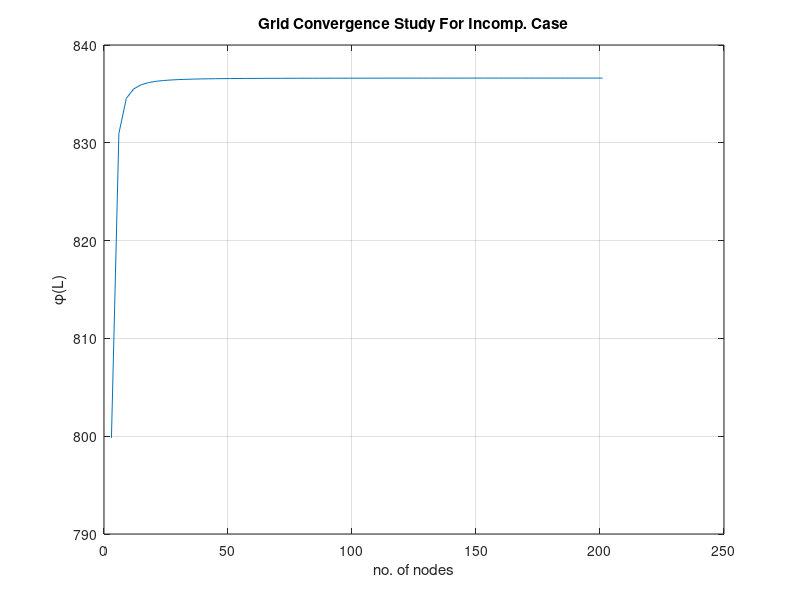
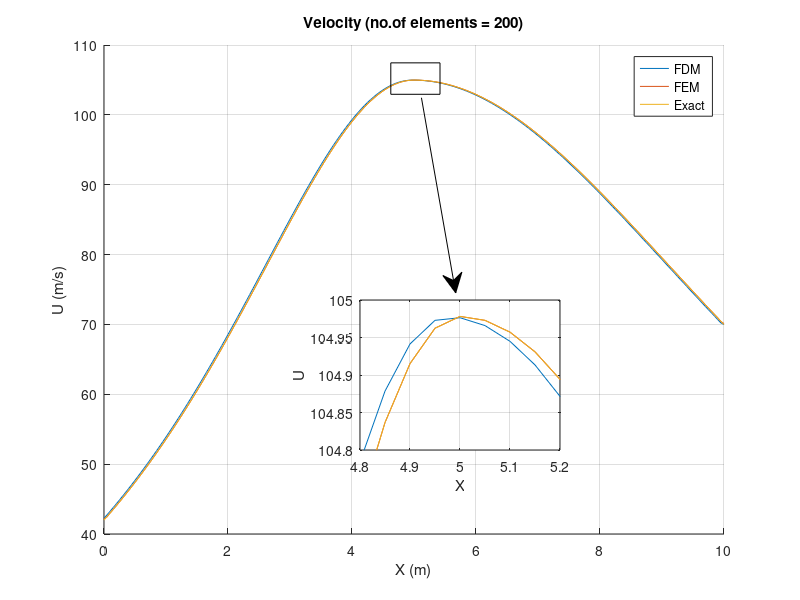
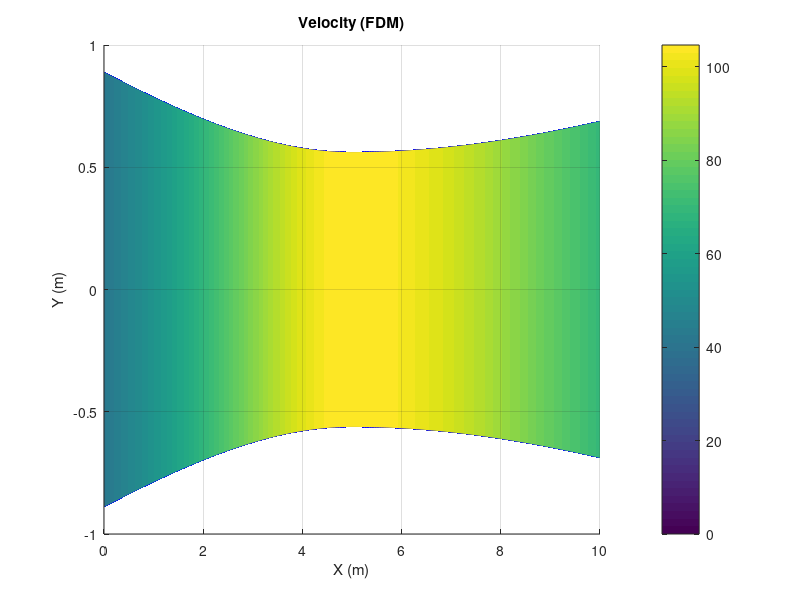
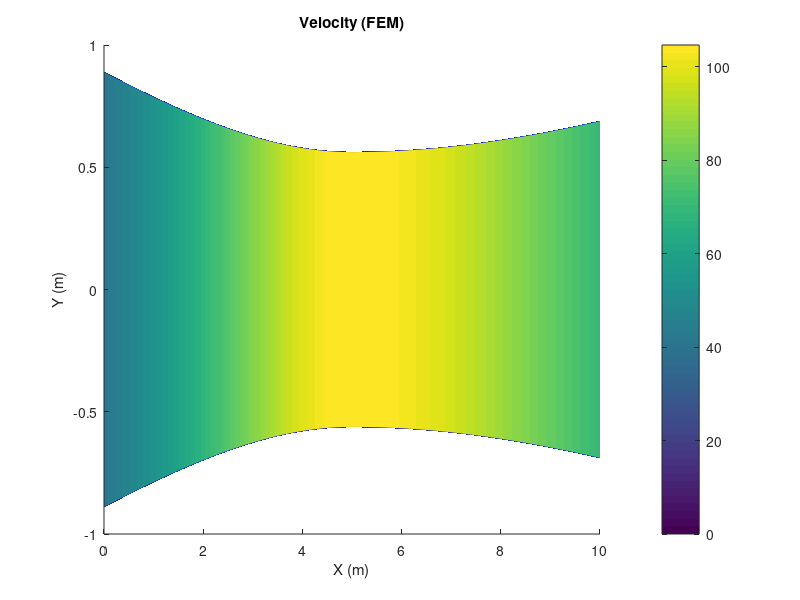

MATLAB code for these plots, in order:
clc
clear
close all
%% General Inputs 
L=10;                              %total Length
l_m=L/2;
rho_0=1.225;
P_L=2.97e5;
P_0=3e5;
a_0=343;
R=287;
T_0=293;
gamma=1.4;

%%%%%%%%%%%%%%%%%%%%%%%%%%%%%%%% Incomp. Case %%%%%%%%%%%%%%%%%%%%%%%%%%%%%%
%% Inputs For Incomp. Case
EN=2:3:200;                        %no. of elements @ diff. cases
NN=zeros(1,length(EN));            %no. of nodes @ each case
delta_x=zeros(1,length(EN));
for i=1:length(EN)
    NN(i)=EN(i)+1;
    delta_x(i)=L/EN(i);           
end
A_L=0.15*L;
phi_x_L=sqrt((2*(P_0-P_L))/rho_0);

%% Local and Global matrix
phi=nan(max(NN),length(NN));
phi_L=zeros(1,length(NN));
phi_L_2=zeros(1,length(NN));
for i=1:length(NN)
    K_global=zeros(NN(i),NN(i));
    j=1;
    while j<=EN(i)
        N_1=j;
        N_2=j+1;
        x_1=delta_x(i)*(j-1);
        x_2=delta_x(i)*j;
        
        if x_1<l_m && x_2<=l_m
            A_1=(L/10)*(x_1+(L/4)*((((2*x_1)/L)-1)^3));
            A_2=(L/10)*(x_2+(L/4)*((((2*x_2)/L)-1)^3));
            k=(A_2-A_1)/((delta_x(i))^2);
            K_global(N_1,N_1)=K_global(N_1,N_1)+k;
            K_global(N_1,N_2)=K_global(N_1,N_2)-k;
            K_global(N_2,N_1)=K_global(N_2,N_1)-k;
            K_global(N_2,N_2)=K_global(N_2,N_2)+k;
        elseif x_1>=l_m && x_2>l_m
            A_1=(L/10)*(x_1+(L/12)*((((2*x_1)/L)-1)^3));
            A_2=(L/10)*(x_2+(L/12)*((((2*x_2)/L)-1)^3));
            k=(A_2-A_1)/((delta_x(i))^2);
            K_global(N_1,N_1)=K_global(N_1,N_1)+k;
            K_global(N_1,N_2)=K_global(N_1,N_2)-k;
            K_global(N_2,N_1)=K_global(N_2,N_1)-k;
            K_global(N_2,N_2)=K_global(N_2,N_2)+k;
        elseif x_1<l_m && x_2>l_m
            delta_x_1=l_m-x_1;
            delta_x_2=x_2-l_m+delta_x(i);
            x_2_n=l_m+delta_x_2;
            A_1=(L/10)*(x_1+(L/4)*((((2*x_1)/L)-1)^3));
            A_2=(L/10)*(l_m+(L/4)*((((2*l_m)/L)-1)^3));
            A_3=(L/10)*(x_2_n+(L/12)*((((2*x_2_n)/L)-1)^3));
            k_1=(A_2-A_1)/((delta_x_1)^2);
            k_2=(A_3-A_2)/((delta_x_2)^2);
            K_global(N_1,N_1)=K_global(N_1,N_1)+k_1;
            K_global(N_1,N_2)=K_global(N_1,N_2)-k_1;
            K_global(N_2,N_1)=K_global(N_2,N_1)-k_1;
            K_global(N_2,N_2)=K_global(N_2,N_2)+k_1;
            K_global(N_1+1,N_1+1)=K_global(N_1+1,N_1+1)+k_2;
            K_global(N_1+1,N_2+1)=K_global(N_1+1,N_2+1)-k_2;
            K_global(N_2+1,N_1+1)=K_global(N_2+1,N_1+1)-k_2;
            K_global(N_2+1,N_2+1)=K_global(N_2+1,N_2+1)+k_2;
            j=j+1;
        end
        j=j+1;
    end
    % B.Cs.
    K_t=K_global(1,1);
    K_global(1,:)=0;
    K_global(:,1)=0;
    K_global(1,1)=K_t;
    rhs=zeros(NN(i),1);
    rhs(NN(i),1)=A_L*phi_x_L;
    phi_t=linsolve(K_global,rhs);
    for n=1:NN(i)
        phi(n,i)=phi_t(n);
    end
    phi_L(1,i)=phi_t(NN(i));
    phi_L_2(1,i)=phi_t(floor(NN(i)/2)+1);

end

%% Grid Convergence Study
figure
plot(NN,phi_L)
xlabel('no. of nodes')
ylabel('\phi(L)')
title('Grid Convergence Study For Incomp. Case')
grid on

%% Velocity
phi_f=phi(:,length(NN));
u_fd=zeros(length(phi_f),1);
u_fe=zeros(length(phi_f),1);
u_ex=zeros(length(phi_f),1);
X=zeros(length(phi_f),1);
A=zeros(length(phi_f),1);
Y=zeros(length(phi_f),2);
for i=1:(length(u_fd)-1)
    X(i+1,1)=delta_x(length(delta_x))*i;   
end
for i=1:length(X)
    if X(i)<=l_m
        A(i,1)=(L/10)*(1+1.5*((((2*X(i,1))/L)-1)^2));   
    else
        A(i,1)=(L/10)*(1+0.5*((((2*X(i,1))/L)-1)^2));  
    end
end
for i=1:length(X)
    Y(i,1)=sqrt(A(i,1)/pi); 
    Y(i,2)=-1*sqrt(A(i,1)/pi);  
end
% FDM
for i=1:length(u_fd)
    if i<length(u_fd)
        u_fd(i,1)=(phi_f(i+1,1)-phi_f(i,1))/delta_x(length(delta_x));
    else
        u_fd(i,1)=phi_x_L;
    end
    
end

% FEM
M_global=zeros(length(u_fe),length(u_fe));
rhs_u=zeros(length(u_fe),1);
for i=1:(length(u_fe)-1)
        n_1=i;
        n_2=i+1;
        M_local_1=delta_x(length(EN))/3;
        M_local_2=delta_x(length(EN))/6;
        M_global(n_1,n_1)=M_global(n_1,n_1)+M_local_1;
        M_global(n_1,n_2)=M_global(n_1,n_2)+M_local_2;
        M_global(n_2,n_1)=M_global(n_2,n_1)+M_local_2;
        M_global(n_2,n_2)=M_global(n_2,n_2)+M_local_1;
        rhs_u(i,1)=rhs_u(i,1)+((phi_f(i+1,1)-phi_f(i,1))/2);
        rhs_u(i+1,1)=((phi_f(i+1,1)-phi_f(i,1))/2);
end
u_fe=linsolve(M_global,rhs_u);

% Exact
for i=1:length(u_ex)
    if i<length(u_ex)
        u_ex(i,1)=(phi_x_L*A(length(u_ex),1))/A(i,1);
    else
        u_ex(i,1)=phi_x_L;
    end
    
end

%Plot
figure
hold on
plot(X,u_fd)
plot(X,u_fe)
plot(X,u_ex)
xlabel('X (m)')
ylabel('U (m/s)')
title('Velocity (no.of elements = 200)')
legend('FDM','FEM','Exact')
grid on
axes1 = axes('Position',[0.45 0.25 0.25 0.25]);
hold(axes1,'on');
plot(X,u_fd,'parent',axes1);
plot(X,u_ex,'parent',axes1);
plot(X,u_fe,'parent',axes1);
ylabel('U');
xlabel('X');
xlim(axes1,[4.8 5.2]);
ylim(axes1,[104.8 105]);
box(axes1,'on');
grid(axes1,'on');
annotation('rectangle',[0.4885 0.842857142857143 0.0614999999999999 0.0523809523809555]);
annotation('arrow',[0.526785714285714 0.569642857142857], [0.837095238095238 0.511904761904762]);

% Nozzle Shape
y_1=[1 -1;Y(1,1) Y(1,2);Y(length(Y),1) Y(length(Y),2);1 -1];
x_1=[0 0;0 0;L L;L L];
y=linspace(-1,1,length(X));
y=y.';

%FDM
figure
U_fd=zeros(length(u_fd),length(u_fd));
for i=1:length(u_fd)
    U_fd(i,:)=u_fd;
end
hold on
contourf(X,y,U_fd,201,'linestyle','none')
plot(X,Y(:,1),'b')
plot(X,Y(:,2),'b')
patch(X,Y(:,1),'w','LineStyle','none')
patch(X,Y(:,2),'w','LineStyle','none')
patch(x_1,y_1,'w','LineStyle','none')
colorbar
grid on
xlabel('X (m)')
ylabel('Y (m)')
title('Velocity (FDM)')

%FEM
figure
U_fe=zeros(length(u_fe),length(u_fe));
for i=1:length(u_fe)
    U_fe(i,:)=u_fe;
end
hold on
contourf(X,y,U_fe,201,'linestyle','none')
plot(X,Y(:,1),'b')
plot(X,Y(:,2),'b')
patch(X,Y(:,1),'w','LineStyle','none')
patch(X,Y(:,2),'w','LineStyle','none')
patch(x_1,y_1,'w','LineStyle','none')
colorbar
xlabel('X (m)')
ylabel('Y (m)')
title('Velocity (FEM)')

%Exact
figure
U_ex=zeros(length(u_ex),length(u_ex));
for i=1:length(u_ex)
    U_ex(i,:)=u_ex;
end
hold on
contourf(X,y,U_ex,201,'linestyle','none')
plot(X,Y(:,1),'b')
plot(X,Y(:,2),'b')
patch(X,Y(:,1),'w','LineStyle','none')
patch(X,Y(:,2),'w','LineStyle','none')
patch(x_1,y_1,'w','LineStyle','none')
colorbar
xlabel('X (m)')
ylabel('Y (m)')
title('Velocity (Exact)')

%% Mass Flow Rate
m_dot=zeros(length(u_fe),1);
for i=1:length(m_dot)
    m_dot(i,1)=rho_0*A(i,1)*u_fe(i,1);
end

%Plot
figure
hold on
plot(X,m_dot)
xlabel('X (m)')
ylabel('m^{.} (kg/s)')
title('Mass Flow Rate (no.of elements = 200)')
grid on

%Nozzle Shape
figure
M_dot=zeros(length(m_dot),length(m_dot));
for i=1:length(m_dot)
    M_dot(i,:)=m_dot;
end
hold on
contourf(X,y,M_dot,201,'linestyle','none')
plot(X,Y(:,1),'b')
plot(X,Y(:,2),'b')
patch(X,Y(:,1),'w','LineStyle','none')
patch(X,Y(:,2),'w','LineStyle','none')
patch(x_1,y_1,'w','LineStyle','none')
colorbar
xlabel('X (m)')
ylabel('Y (m)')
title('Mass Flow Rate')

%% Pressure
p=zeros(length(u_fe),1);
for i=1:length(p)
    p(i,1)=(P_0-0.5*rho_0*(u_fe(i,1)^2))/100000;
end

%Plot
figure
hold on
plot(X,p)
xlabel('X (m)')
ylabel('Pressure (bar)')
title('Pressure (no.of elements = 200)')
grid on

%Nozzle Shape
figure
P=zeros(length(p),length(p));
for i=1:length(p)
    P(i,:)=p;
end
hold on
contourf(X,y,P,201,'linestyle','none')
plot(X,Y(:,1),'b')
plot(X,Y(:,2),'b')
patch(X,Y(:,1),'w','LineStyle','none')
patch(X,Y(:,2),'w','LineStyle','none')
patch(x_1,y_1,'w','LineStyle','none')
colorbar
xlabel('X (m)')
ylabel('Y (m)')
title('Pressure')

%%
%%%%%%%%%%%%%%%%%%%%%%%%%%%%%%%% comp. Case %%%%%%%%%%%%%%%%%%%%%%%%%%%%%%%%
%% Inputs For Comp. Case
EN_comp=[10 20 40 50 100];              %no. of elements @ diff. cases
NN_comp=zeros(1,length(EN_comp));            %no. of nodes @ each case
l_e=zeros(1,length(EN_comp));
for i=1:length(EN_comp)
    NN_comp(i)=EN_comp(i)+1;
    l_e(i)=L/EN_comp(i);           
end
%B.Cs.
phi_out=[3000 3390.75];           %outer phi
phi_in=0;                         %inner phi

%% Local and Global matrix
u_fe_comp=nan(max(NN_comp),length(NN_comp));
u_out=zeros(1,length(NN_comp));  
for i=1:length(NN_comp)
    u_fe_t_comp=zeros(NN_comp(i),1);
    mach_no=zeros(NN_comp(i),1);
    mach_no_t=zeros(NN_comp(i),1);
    rho_e_t=zeros(NN_comp(i),1);
    rho_e_new=rho_0*ones(EN_comp(i),1);
    error=zeros(EN_comp(i),1);
    error_sq=zeros(EN_comp(i),1);
    L_2=1;                                          %error
    while L_2>1e-6
        K_global_comp=zeros(NN_comp(i),NN_comp(i));
        rho_e_old=rho_e_new;
        j=1;
        while j<=EN_comp(i)
            N_1_comp=j;
            N_2_comp=j+1;
            x_1_comp=l_e(i)*(j-1);
            x_2_comp=l_e(i)*j;
            if x_1_comp<l_m && x_2_comp<=l_m
                A_1_comp=(L/10)*rho_e_old(j)*(x_1_comp+(L/4)*((((2*x_1_comp)/L)-1)^3));
                A_2_comp=(L/10)*rho_e_old(j)*(x_2_comp+(L/4)*((((2*x_2_comp)/L)-1)^3));
                k_comp=(A_2_comp-A_1_comp)/((l_e(i))^2);
                K_global_comp(N_1_comp,N_1_comp)=K_global_comp(N_1_comp,N_1_comp)+k_comp;
                K_global_comp(N_1_comp,N_2_comp)=K_global_comp(N_1_comp,N_2_comp)-k_comp;
                K_global_comp(N_2_comp,N_1_comp)=K_global_comp(N_2_comp,N_1_comp)-k_comp;
                K_global_comp(N_2_comp,N_2_comp)=K_global_comp(N_2_comp,N_2_comp)+k_comp;
            elseif x_1_comp>=l_m && x_2_comp>l_m
                A_1_comp=(L/10)*rho_e_old(j)*(x_1_comp+(L/12)*((((2*x_1_comp)/L)-1)^3));
                A_2_comp=(L/10)*rho_e_old(j)*(x_2_comp+(L/12)*((((2*x_2_comp)/L)-1)^3));
                k_comp=(A_2_comp-A_1_comp)/((l_e(i))^2);
                K_global_comp(N_1_comp,N_1_comp)=K_global_comp(N_1_comp,N_1_comp)+k_comp;
                K_global_comp(N_1_comp,N_2_comp)=K_global_comp(N_1_comp,N_2_comp)-k_comp;
                K_global_comp(N_2_comp,N_1_comp)=K_global_comp(N_2_comp,N_1_comp)-k_comp;
                K_global_comp(N_2_comp,N_2_comp)=K_global_comp(N_2_comp,N_2_comp)+k_comp;
            end
            j=j+1;
        end
        % B.Cs.
        K_t_1=K_global_comp(1,1);
        K_t_2=K_global_comp(NN_comp(i),NN_comp(i));
        K_global_comp(1,:)=0;
        K_global_comp(:,1)=0;
        K_global_comp(NN_comp(i),:)=0;
        qc=1.7;
        K_global_comp(1,1)=1;
        K_global_comp(NN_comp(i),NN_comp(i))=K_t_2;
        rhs_comp=zeros(NN_comp(i),1);
        rhs_comp(NN_comp(i),1)=K_t_2*phi_out(1);
        phi_f_comp=linsolve(K_global_comp,rhs_comp);
        for v=1:(length(phi_f_comp)-1)
            u_fe_t_comp(v,1)=(phi_f_comp(v+1,1)-phi_f_comp(v,1))/(qc*l_e(i));
        end
        u_fe_t_comp(length(phi_f_comp),1)=u_fe_t_comp(length(phi_f_comp)-1,1)-(u_fe_t_comp(length(phi_f_comp)-2,1)-u_fe_t_comp(length(phi_f_comp)-1,1));
        for d=1:length(u_fe_t_comp)
            mach_no_t(d,1)=u_fe_t_comp(d,1)/a_0;
            rho_e_t(d,1)=rho_0*((1-((gamma-1)/2)*(mach_no_t(d,1)^2))^(1/(gamma-1)));
            mach_no(d,1)=sqrt((mach_no_t(d,1)^2)/(1-(((gamma-1)/2)*(mach_no_t(d,1)^2))));
        end
        for e=1:length(rho_e_new)
            rho_e_new(e,1)=(rho_e_t(e,1)+rho_e_t(e+1,1))/2;
            error(e,1)=2*(rho_e_new(e,1)-rho_e_old(e,1))/(rho_e_new(e,1)+rho_e_old(e,1));
            error_sq(e,1)=error(e,1)^2;
        end
        L_2=sum(error_sq);
        L_max=max(abs(error));
        L_inf=sum(abs(error));

    end
    for n=1:NN_comp(i)
        u_fe_comp(n,i)=u_fe_t_comp(n);
    end
    u_out(1,i)=u_fe_t_comp(NN_comp(i));
end
P_comp=zeros(length(mach_no),1);
T_comp=zeros(length(mach_no),1);
for i=1:length(mach_no)
    P_comp(i,1)=(P_0-0.5*rho_e_t(i,1)*(u_fe_t_comp(i,1)^2))/100000;
    T_comp(i,1)=T_0*((1+(((gamma-1)/2)*(mach_no(i,1)^2)))^(-1));
end

u_fe_t_M=zeros(NN_comp(length(NN_comp)),1);
mach_no_M=zeros(NN_comp(length(NN_comp)),1);
mach_no_t_M=zeros(NN_comp(length(NN_comp)),1);
rho_e_t_M=zeros(NN_comp(length(NN_comp)),1);
rho_e_new_M=rho_0*ones(EN_comp(length(NN_comp)),1);
error_M=zeros(EN_comp(length(NN_comp)),1);
error_sq_M=zeros(EN_comp(length(NN_comp)),1);
L_2_M=1;                                          %error
while L_2_M>1e-6
    K_global_M_comp=zeros(NN_comp(length(NN_comp)),NN_comp(length(NN_comp)));
    rho_e_old_M=rho_e_new_M;
    j=1;
    while j<=EN_comp(length(NN_comp))
        N_1_M_comp=j;
        N_2_M_comp=j+1;
        x_1_M_comp=l_e(length(NN_comp))*(j-1);
        x_2_M_comp=l_e(length(NN_comp))*j;
        if x_1_M_comp<l_m && x_2_M_comp<=l_m
            A_1_M_comp=(L/10)*rho_e_old_M(j)*(x_1_M_comp+(L/4)*((((2*x_1_M_comp)/L)-1)^3));
            A_2_comp=(L/10)*rho_e_old_M(j)*(x_2_M_comp+(L/4)*((((2*x_2_M_comp)/L)-1)^3));
            k_comp=(A_2_comp-A_1_M_comp)/((l_e(length(NN_comp)))^2);
            K_global_M_comp(N_1_M_comp,N_1_M_comp)=K_global_M_comp(N_1_M_comp,N_1_M_comp)+k_comp;
            K_global_M_comp(N_1_M_comp,N_2_M_comp)=K_global_M_comp(N_1_M_comp,N_2_M_comp)-k_comp;
            K_global_M_comp(N_2_M_comp,N_1_M_comp)=K_global_M_comp(N_2_M_comp,N_1_M_comp)-k_comp;
            K_global_M_comp(N_2_M_comp,N_2_M_comp)=K_global_M_comp(N_2_M_comp,N_2_M_comp)+k_comp;
        elseif x_1_M_comp>=l_m && x_2_M_comp>l_m
            A_1_M_comp=(L/10)*rho_e_old_M(j)*(x_1_M_comp+(L/12)*((((2*x_1_M_comp)/L)-1)^3));
            A_2_comp=(L/10)*rho_e_old_M(j)*(x_2_M_comp+(L/12)*((((2*x_2_M_comp)/L)-1)^3));
            k_comp=(A_2_comp-A_1_M_comp)/((l_e(length(NN_comp)))^2);
            K_global_M_comp(N_1_M_comp,N_1_M_comp)=K_global_M_comp(N_1_M_comp,N_1_M_comp)+k_comp;
            K_global_M_comp(N_1_M_comp,N_2_M_comp)=K_global_M_comp(N_1_M_comp,N_2_M_comp)-k_comp;
            K_global_M_comp(N_2_M_comp,N_1_M_comp)=K_global_M_comp(N_2_M_comp,N_1_M_comp)-k_comp;
            K_global_M_comp(N_2_M_comp,N_2_M_comp)=K_global_M_comp(N_2_M_comp,N_2_M_comp)+k_comp;
        end
        j=j+1;
    end
    % B.Cs.
    K_t_1_M=K_global_M_comp(1,1);
    K_t_2_M=K_global_M_comp(NN_comp(length(NN_comp)),NN_comp(length(NN_comp)));
    K_global_M_comp(1,:)=0;
    K_global_M_comp(:,1)=0;
    K_global_M_comp(NN_comp(length(NN_comp)),:)=0;
    K_global_M_comp(1,1)=1;
    qc=3.42;
    sc=1/0.897;
    K_global_M_comp(NN_comp(length(NN_comp)),NN_comp(length(NN_comp)))=K_t_2_M;
    rhs_2_comp=zeros(NN_comp(length(NN_comp)),1);
    rhs_2_comp(NN_comp(length(NN_comp)),1)=K_t_2_M*phi_out(2);
    phi_f_M=linsolve(K_global_M_comp,rhs_2_comp);
    M_global_comp=zeros(length(u_fe_t_M),length(u_fe_t_M));
    rhs_u_comp=zeros(length(u_fe_t_M),1);
    for p=1:(length(u_fe_t_M)-1)
            n_1_comp=p;
            n_2_comp=p+1;
            M_local_1_comp=l_e(length(NN_comp))/3;
            M_local_2_comp=l_e(length(NN_comp))/6;
            M_global_comp(n_1_comp,n_1_comp)=M_global_comp(n_1_comp,n_1_comp)+M_local_1_comp;
            M_global_comp(n_1_comp,n_2_comp)=M_global_comp(n_1_comp,n_2_comp)+M_local_2_comp;
            M_global_comp(n_2_comp,n_1_comp)=M_global_comp(n_2_comp,n_1_comp)+M_local_2_comp;
            M_global_comp(n_2_comp,n_2_comp)=M_global_comp(n_2_comp,n_2_comp)+M_local_1_comp;
            rhs_u_comp(p,1)=rhs_u_comp(p,1)+((phi_f_M(p+1,1)-phi_f_M(p,1))/qc);
            rhs_u_comp(p+1,1)=((phi_f_M(p+1,1)-phi_f_M(p,1))/qc);
    end
        u_fe_t_M=linsolve(M_global_comp,rhs_u_comp);
    for d=1:length(u_fe_t_M)
        mach_no_t_M(d,1)=u_fe_t_M(d,1)/a_0;
        rho_e_t_M(d,1)=rho_0*((1-((gamma-1)/2)*(mach_no_t_M(d,1)^2))^(1/(gamma-1)));
        mach_no_M(d,1)=sc*sqrt((mach_no_t_M(d,1)^2)/(1+(((gamma-1)/2)*(mach_no_t_M(d,1)^2))))*10/9;
    end
    for e=1:length(rho_e_new_M)
        rho_e_new_M(e,1)=(rho_e_t_M(e,1)+rho_e_t_M(e+1,1))/2;
        error_M(e,1)=2*(rho_e_new_M(e,1)-rho_e_old_M(e,1))/(rho_e_new_M(e,1)+rho_e_old_M(e,1));
        error_sq_M(e,1)=error_M(e,1)^2;
    end
    L_2_M=sum(error_sq_M);
    L_max_M=max(abs(error_M));
    L_inf_M=sum(abs(error_M));
end
mach_no_t_M=sc.*mach_no_t_M;
X_comp=zeros(length(phi_f_comp),1);
A_comp=zeros(length(phi_f_comp),1);
Y_comp=zeros(length(phi_f_comp),2);
for i=1:(length(u_fe_comp)-1)
    X_comp(i+1,1)=l_e(length(l_e))*i;   
end
for i=1:length(X_comp)
    if X_comp(i)<=l_m
        A_comp(i,1)=(L/10)*(1+1.5*((((2*X_comp(i,1))/L)-1)^2));   
    else
        A_comp(i,1)=(L/10)*(1+0.5*((((2*X_comp(i,1))/L)-1)^2));  
    end
end
for i=1:length(X_comp)
    Y_comp(i,1)=sqrt(A_comp(i,1)/pi); 
    Y_comp(i,2)=-1*sqrt(A_comp(i,1)/pi);  
end
y_comp=linspace(-1,1,length(X_comp));
y_comp=y_comp.';

%% Grid Convergence Study
figure
plot(NN_comp,u_out)
xlabel('no. of nodes')
ylabel('U(L)')
title('Grid Convergence Study For Comp. Case')
grid on

%% Mach Number
figure
hold on
plot(X_comp,mach_no)
plot(X_comp,mach_no_t_M)
xlabel('X (m)')
ylabel('Mach Number')
yticks(0:0.2:1.2)
legend('\phi (L) = 3000','\phi (L) = 3390.75')
grid on

%% Pressure
figure
plot(X_comp,P_comp)
xlabel('X (m)')
ylabel('Pressure (bar)')
title('Pressure (comp case)')
grid on
%Nozzle Shape
figure
P_comp_M=zeros(length(P_comp),length(P_comp));
for i=1:length(P_comp)
    P_comp_M(i,:)=P_comp;
end
hold on
contourf(X_comp,y_comp,P_comp_M,201,'linestyle','none')
plot(X_comp,Y_comp(:,1),'b')
plot(X_comp,Y_comp(:,2),'b')
patch(X_comp,Y_comp(:,1),'w','LineStyle','none')
patch(X_comp,Y_comp(:,2),'w','LineStyle','none')
patch(x_1,y_1,'w','LineStyle','none')
colorbar
xlabel('X (m)')
ylabel('Y (m)')
title('Pressure (Comp. Case)')

%% Temprature
figure
plot(X_comp,T_comp)
xlabel('X (m)')
ylabel('Temperature (K)')
title('Temperature (comp case)')
grid on
%Nozzle Shape
figure
T_comp_M=zeros(length(T_comp),length(T_comp));
for i=1:length(T_comp)
    T_comp_M(i,:)=T_comp;
end
hold on
contourf(X_comp,y_comp,T_comp_M,201,'linestyle','none')
plot(X_comp,Y_comp(:,1),'b')
plot(X_comp,Y_comp(:,2),'b')
patch(X_comp,Y_comp(:,1),'w','LineStyle','none')
patch(X_comp,Y_comp(:,2),'w','LineStyle','none')
patch(x_1,y_1,'w','LineStyle','none')
colorbar
xlabel('X (m)')
ylabel('Y (m)')
title('Temperature (Comp. Case)')
